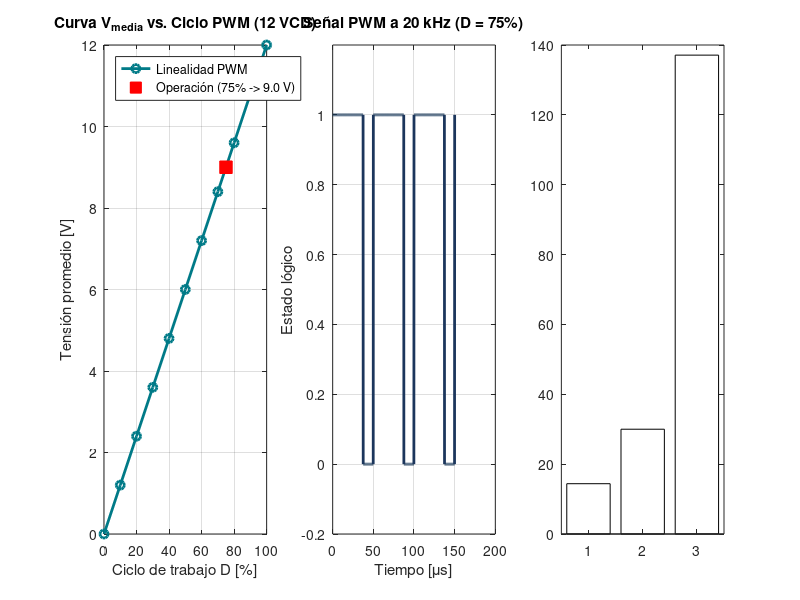

MATLAB code to generate this figure: (Note: this script raises an error after producing the figure.)
%% DIMENSIONAMIENTO ELÉCTRICO, PWM Y FUENTES - CELDA ROBÓTICA 6 GDL (PCB)
% Proyecto Final - Maestría en Automatización y Robótica (Tecmilenio)
% Autor: Fernando Abdalá Gómez
% Subsistema: Banda transportadora lineal (Motorreductor 12 VCD) y bus de celda

clc; clear; close all;

%% 1. DATOS DEL MOTORREDUCTOR DE BANDA TRANSPORTADORA Y BUS DE CELDA
Vdc_banda  = 12.0;    % Tensión nominal del motorreductor de banda [VCD]
Inom_banda = 1.2;     % Corriente nominal en operación continua [A]
Iarr_banda = 2.5;     % Corriente pico de arranque / bloqueo [A]
fpwm       = 20000;   % Frecuencia de conmutación PWM (20 kHz, fuera de rango audible) [Hz]
D_inicial  = 0.75;    % Ciclo de trabajo calibrado para avance estable en inspección (75%)
margen     = 0.25;    % Margen de seguridad de diseño (+25%)

%% 2. CÁLCULOS ELÉCTRICOS Y PWM DE LA BANDA TRANSPORTADORA
Pnom_banda = Vdc_banda * Inom_banda;              % Potencia nominal [W]
Parr_banda = Vdc_banda * Iarr_banda;              % Potencia pico de arranque [W]
Ifuente_12V = Inom_banda * (1 + margen);          % Corriente mínima recomendada fuente 12 V [A]

T_pwm = 1 / fpwm;                                 % Período PWM [s]
Ton   = D_inicial * T_pwm;                        % Tiempo en alto (ON) [s]
Toff  = (1 - D_inicial) * T_pwm;                  % Tiempo en bajo (OFF) [s]

D = 0:0.1:1;                                      % Vector de ciclos de trabajo (0% a 100%)
Vpromedio_D = D * Vdc_banda;                      % Tensión media aplicada al motor [V]
Vprom_op    = D_inicial * Vdc_banda;              % Tensión media en punto de operación (75%) [V]

%% 3. BALANCE DE POTENCIA INTEGRAL DE LA CELDA (24 V / 12 V / 5 V)
P_motores_24V = 24.0 * 4.8;   % 6 motores a pasos NEMA 17/23 + frenos J2/J3 (~115.2 W nom.)
P_banda_12V   = Pnom_banda;   % Motorreductor de banda transportadora (14.4 W nom.)
P_control_5V  = 5.0 * 1.5;    % Teensy + Arduino Mega + relés + sensores IR + servo (7.5 W nom.)
P_total_celda = P_motores_24V + P_banda_12V + P_control_5V;

%% 4. REPORTE EN CONSOLA
fprintf('\n==============================================================\n');
fprintf(' DIMENSIONAMIENTO ELÉCTRICO Y PWM - CELDA ROBÓTICA 6 GDL (PCB)\n');
fprintf('==============================================================\n');
fprintf('Tensión nominal banda:        %.2f VCD\n', Vdc_banda);
fprintf('Corriente nominal / arranque: %.2f A / %.2f A\n', Inom_banda, Iarr_banda);
fprintf('Tensión promedio (D = 75%%):   %.2f V\n', Vprom_op);
fprintf('Potencia nominal banda:       %.2f W (Arranque: %.2f W)\n', Pnom_banda, Parr_banda);
fprintf('Corriente diseño fuente 12V:  %.2f A (con margen +25%%)\n', Ifuente_12V);
fprintf('Potencia total celda (nom.):  %.2f W (24V + 12V + 5V)\n', P_total_celda);
fprintf('\n--- PARÁMETROS PWM (20 kHz) ---\n');
fprintf('Período PWM: %.2f us | Tiempo ON: %.2f us | Tiempo OFF: %.2f us\n', ...
    T_pwm*1e6, Ton*1e6, Toff*1e6);

%% 5. GRÁFICAS DE VALIDACIÓN
figure('Name', 'Dimensionamiento PWM y Potencia - Celda PCB', 'Color', 'w', 'Position', [100 100 1050 380]);

subplot(1,3,1);
plot(D * 100, Vpromedio_D, '-o', 'Color', [0 0.48 0.53], 'LineWidth', 2); hold on;
plot(D_inicial*100, Vprom_op, 'rs', 'MarkerSize', 9, 'MarkerFaceColor', 'r');
grid on; xlabel('Ciclo de trabajo D [%]'); ylabel('Tensión promedio [V]');
title('Curva V_{media} vs. Ciclo PWM (12 VCD)');
legend('Linealidad PWM', 'Operación (75% -> 9.0 V)', 'Location', 'northwest');

subplot(1,3,2);
t = linspace(0, 3*T_pwm, 1000);
senal_PWM = double(mod(t, T_pwm) < Ton);
plot(t * 1e6, senal_PWM, 'Color', [0.11 0.21 0.36], 'LineWidth', 2);
grid on; xlabel('Tiempo [\mus]'); ylabel('Estado lógico');
title('Señal PWM a 20 kHz (D = 75%)'); ylim([-0.2 1.2]);

subplot(1,3,3);
b = bar([Pnom_banda, Parr_banda, P_total_celda], 'FaceColor', 'flat');
b.CData(1,:) = [0 0.48 0.53];
b.CData(2,:) = [0.85 0.47 0.02];
b.CData(3,:) = [0.11 0.21 0.36];
grid on; set(gca, 'XTickLabel', {'Banda Nom.', 'Banda Arr.', 'Celda Total'});
ylabel('Potencia [W]'); title('Balance de Potencia del Sistema');
